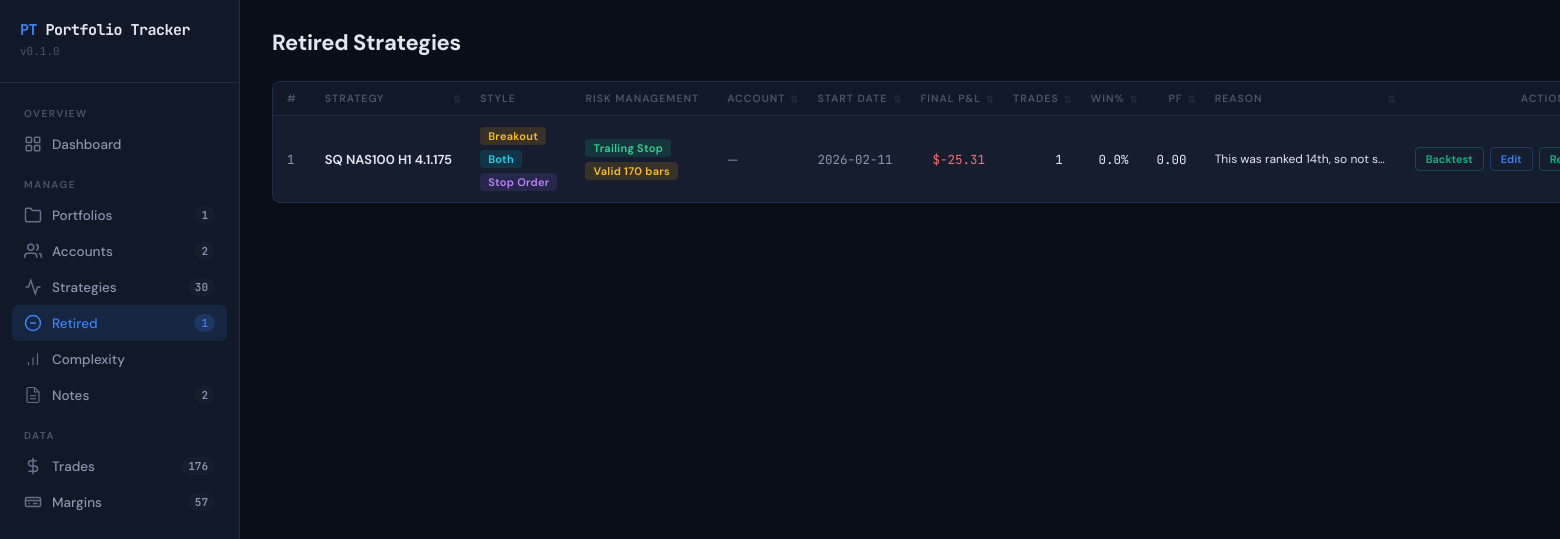
The app's page /retired with its own data.
### app.py (models this page shows)
class Strategy(db.Model):
    __tablename__ = 'Strategies'
    StrategyID = db.Column(db.Integer, primary_key=True, autoincrement=True)
    StrategyName = db.Column(db.Text, nullable=False)
    DisplayName = db.Column(db.Text)
    Symbol = db.Column(db.Text)
    Timeframe = db.Column(db.Text)
    Direction = db.Column(db.Text)
    Style = db.Column(db.Text)
    MagicNumber = db.Column(db.Integer)
    AccountID = db.Column(db.Integer, db.ForeignKey('Accounts.AccountID'))
    Status = db.Column(db.Text, default='Demo')
    StartDate = db.Column(db.Text)
    Complexity = db.Column(db.Integer)
    Market = db.Column(db.Text)
    Notes = db.Column(db.Text)
    LiveNetProfit = db.Column(db.Float, default=0)
    LiveTotalTrades = db.Column(db.Integer, default=0)
    LiveWinRate = db.Column(db.Float, default=0)
    LiveProfitFactor = db.Column(db.Float, default=0)
    LiveSharpe = db.Column(db.Float, default=0)
    LiveRetDD = db.Column(db.Float, default=0)
    LiveWLRatio = db.Column(db.Float, default=0)
    LiveRecovery = db.Column(db.Float, default=0)
    LiveLRCorrelation = db.Column(db.Float, default=0)
    LiveMaxDDDollars = db.Column(db.Float, default=0)
    LiveMaxDDPct = db.Column(db.Float, default=0)
    LiveExpectedPayoff = db.Column(db.Float, default=0)
    LiveAvgWin = db.Column(db.Float, default=0)
    LiveAvgLoss = db.Column(db.Float, default=0)
    LiveLongTrades = db.Column(db.Integer, default=0)
    LiveShortTrades = db.Column(db.Integer, default=0)
    LiveMaxConsecLosses = db.Column(db.Integer, default=0)
    LiveLastTradeDate = db.Column(db.Text)
    LiveDaysTrading = db.Column(db.Integer, default=0)
    LiveMetricsUpdatedAt = db.Column(db.Text)
    BacktestData = db.Column(db.Text)
    BacktestEquityChart = db.Column(db.Text)
    PseudoCode = db.Column(db.Text)
    BacktestImportedAt = db.Column(db.Text)
    RetiredReason = db.Column(db.Text)
    CreatedAt = db.Column(db.Text, default=lambda: datetime.now(timezone.utc).strftime('%Y-%m-%d %H:%M:%S'))
    UpdatedAt = db.Column(db.Text, default=lambda: datetime.now(timezone.utc).strftime('%Y-%m-%d %H:%M:%S'))
    trades = db.relationship('Trade', backref='strategy', lazy=True)

### app.py (the view)
@app.route('/retired')
def retired():
    sort_by = request.args.get('sort', 'UpdatedAt')
    sort_dir = request.args.get('dir', 'desc')
    if sort_dir not in ('asc', 'desc'):
        sort_dir = 'desc'
    sort_columns = {
        'Strategy': Strategy.StrategyName,
        'Account': Account.AccountName,
        'StartDate': Strategy.StartDate,
        'FinalPL': Strategy.LiveNetProfit,
        'Trades': Strategy.LiveTotalTrades,
        'WinPct': Strategy.LiveWinRate,
        'PF': Strategy.LiveProfitFactor,
        'Reason': Strategy.RetiredReason,
        'UpdatedAt': Strategy.UpdatedAt,
    }
    query = Strategy.query.filter_by(Status='Retired')
    sort_col = sort_columns.get(sort_by, Strategy.UpdatedAt)
    if sort_by == 'Account':
        query = query.outerjoin(Account)
    order = sort_col.asc() if sort_dir == 'asc' else sort_col.desc()
    query = query.order_by(order)
    strategies, pagination = paginate_query(query)
    all_accounts = Account.query.order_by(Account.AccountName).all()
    return render_template('retired.html',
        strategies=strategies,
        accounts=all_accounts,
        pagination=pagination,
        sort_by=sort_by,
        sort_dir=sort_dir,
    )

### app.py (called while the page is built)
@app.context_processor
def inject_sidebar_counts():
    try:
        return {
            'portfolio_count': Portfolio.query.count(),
            'account_count': Account.query.count(),
            'strategy_count': Strategy.query.filter_by(Status='Running').count(),
            'retired_count': Strategy.query.filter_by(Status='Retired').count(),
            'trade_count': Trade.query.count(),
            'margin_count': MarginData.query.count(),
            'note_count': Note.query.count(),
            'today': datetime.now(timezone.utc).strftime('%Y-%m-%d'),
        }
    except Exception:
        return {
            'portfolio_count': 0,
            'account_count': 0,
            'strategy_count': 0,
            'retired_count': 0,
            'trade_count': 0,
            'margin_count': 0,
            'note_count': 0,
        }

@app.template_filter('strategy_profile')
def strategy_profile_filter(backtest_data_json):
    if not backtest_data_json:
        return {}
    try:
        data = json.loads(backtest_data_json)
        return data.get('strategy_profile', {})
    except (json.JSONDecodeError, TypeError):
        return {}

def paginate_query(query, page=None):
    if page is None:
        page = request.args.get('page', 1, type=int)
    page = max(1, page)
    total = query.count()
    pages = max(1, (total + PER_PAGE - 1) // PER_PAGE)
    page = min(page, pages)
    items = query.offset((page - 1) * PER_PAGE).limit(PER_PAGE).all()
    pagination = {
        'page': page,
        'per_page': PER_PAGE,
        'total': total,
        'pages': pages,
        'has_prev': page > 1,
        'has_next': page < pages,
    }
    class PaginationObj:
        pass
    obj = PaginationObj()
    for k, v in pagination.items():
        setattr(obj, k, v)
    return items, obj

### templates/retired.html (shortened to what this page needs)
{% extends "base.html" %}
{% from "pagination.html" import render_pagination %}
{% set active_page = 'retired' %}
{% block content %}
<div class="page-header">
  <h2>Retired Strategies</h2>
</div>
{% if strategies %}
<div class="data-table-wrapper">
  <table class="data-table">
    <thead>
      <tr>
        {% set base = '?' %}
        <th>#</th>
        {% for col_name, col_key, align in [
          ('Strategy', 'Strategy', ''),
        ] %}
        {% set next_dir = 'asc' if (sort_by == col_key and sort_dir == 'desc') else 'desc' %}
        <th class="{{ align }} sortable {{ 'sort-asc' if sort_by == col_key and sort_dir == 'asc' else ('sort-desc' if sort_by == col_key and sort_dir == 'desc' else '') }}">
          <a href="{{ base }}sort={{ col_key }}&dir={{ next_dir }}" style="color: inherit; text-decoration: none; display: block;">{{ col_name }}</a>
        </th>
        {% endfor %}
        <th>Style</th>
        <th>Risk Management</th>
        {% for col_name, col_key, align in [
          ('Account', 'Account', ''),
          ('Start Date', 'StartDate', ''),
          ('Final P&L', 'FinalPL', 'right'),
          ('Trades', 'Trades', 'right'),
          ('Win%', 'WinPct', 'right'),
          ('PF', 'PF', 'right'),
          ('Reason', 'Reason', ''),
        ] %}
        {% set next_dir = 'asc' if (sort_by == col_key and sort_dir == 'desc') else 'desc' %}
        <th class="{{ align }} sortable {{ 'sort-asc' if sort_by == col_key and sort_dir == 'asc' else ('sort-desc' if sort_by == col_key and sort_dir == 'desc' else '') }}">
          <a href="{{ base }}sort={{ col_key }}&dir={{ next_dir }}" style="color: inherit; text-decoration: none; display: block;">{{ col_name }}</a>
        </th>
        {% endfor %}
        <th class="center">Actions</th>
      </tr>
    </thead>
    <tbody>
      {% for s in strategies %}
      <tr>
        <td class="mono muted">{{ loop.index }}</td>
        <td>
          <div class="strategy-name-cell">
            <span class="strategy-display-name">{{ s.DisplayName or s.StrategyName }}</span>
          </div>
        </td>
        <td>
          <div class="strategy-tags">
            {% if s.Style %}
              {% if 'trend' in s.Style|lower %}
                <span class="tag tag-trend">Trend</span>
              {% elif 'mean' in s.Style|lower or 'reversion' in s.Style|lower %}
                <span class="tag tag-mr">Mean Rev</span>
              {% elif 'breakout' in s.Style|lower %}
                <span class="tag tag-breakout">Breakout</span>
              {% elif 'momentum' in s.Style|lower %}
                <span class="tag tag-momentum">Momentum</span>
              {% else %}
                <span class="tag tag-trend">{{ s.Style }}</span>
              {% endif %}
            {% endif %}
            {% if s.Direction %}
              {% if 'long' in s.Direction|lower and 'short' not in s.Direction|lower %}
                <span class="tag tag-long">Long</span>
              {% elif 'short' in s.Direction|lower and 'long' not in s.Direction|lower %}
                <span class="tag tag-short">Short</span>
              {% else %}
                <span class="tag tag-both">Both</span>
              {% endif %}
            {% endif %}
            {% set profile = s.BacktestData|strategy_profile %}
            {% if profile.get('entry_type') %}
              <span class="tag tag-entry">{{ profile.entry_type }} Order</span>
            {% endif %}
          </div>
        </td>
        <td>
          <div class="strategy-tags">
            {% set profile = s.BacktestData|strategy_profile %}
            {% if profile.get('trailing_stop') %}
              <span class="tag tag-risk-ts">Trailing Stop</span>
            {% endif %}
            {% if profile.get('order_valid_bars') %}
              <span class="tag tag-risk-ov">Valid {{ profile.order_valid_bars }} bars</span>
            {% endif %}
          </div>
        </td>
        <td class="muted">{{ s.account.AccountName if s.account else '—' }}</td>
        <td class="mono muted">{{ s.StartDate or '—' }}</td>
        <td class="right mono {{ 'green' if (s.LiveNetProfit or 0) >= 0 else 'red' }}">
          ${{ '{:,.2f}'.format(s.LiveNetProfit or 0) }}
        </td>
        <td class="right mono">{{ s.LiveTotalTrades or 0 }}</td>
        <td class="right mono">{{ '{:.1f}'.format(s.LiveWinRate or 0) }}%</td>
        <td class="right mono">{{ '{:.2f}'.format(s.LiveProfitFactor or 0) }}</td>
        <td class="retired-reason">{{ s.RetiredReason or '' }}</td>
        <td class="center">
          <div class="action-btns">
            {% if s.BacktestData %}
            <button class="action-btn green" onclick="openBacktest({{ s.StrategyID }}, '{{ s.StrategyName }}')">Backtest</button>
            {% endif %}
            <button class="action-btn blue" onclick="openEditRetired({{ s.StrategyID }}, '{{ s.StrategyName }}', `{{ s.RetiredReason|default('', true)|e }}`)">Edit</button>
            <button class="action-btn green" onclick="confirmReactivate('reactivate-{{ s.StrategyID }}', '{{ s.StrategyName }}')">Reactivate</button>
          </div>
        </td>
      </tr>
      {% endfor %}
    </tbody>
  </table>
</div>
{% else %}
    <div class="hint">Strategies you retire will appear here</div>
  </div>
</div>
{% endif %}
{% endblock %}

### static/css/style.css (style rules this page uses)
:root { --bg-primary: #0a0e17; --bg-secondary: #111827; --bg-card: #151d2e; --bg-card-hover: #1a2440; --bg-input: #0d1220; --border: #1e2d4a; --border-focus: #3b82f6; --text-primary: #e2e8f0; --text-secondary: #8896b0; --text-muted: #4a5568; --accent-blue: #3b82f6; --accent-green: #10b981; --accent-red: #ef4444; --accent-amber: #f59e0b; --accent-purple: #8b5cf6; --accent-cyan: #06b6d4; --profit-green: #34d399; --loss-red: #f87171; --tag-trend-bg: rgba(59,130,246,0.15); --tag-trend-text: #60a5fa; --tag-mr-bg: rgba(168,85,247,0.15); --tag-mr-text: #c084fc; --tag-breakout-bg: rgba(245,158,11,0.15); --tag-breakout-text: #fbbf24; --tag-long-bg: rgba(16,185,129,0.15); --tag-long-text: #34d399; --tag-short-bg: rgba(239,68,68,0.15); --tag-short-text: #f87171; --tag-both-bg: rgba(6,182,212,0.15); --tag-both-text: #22d3ee; }
* { margin: 0; padding: 0; box-sizing: border-box; }
body { font-family: 'DM Sans', sans-serif; background: var(--bg-primary); color: var(--text-primary); min-height: 100vh; }
.page-header { display: flex; align-items: center; justify-content: space-between; margin-bottom: 24px; }
.page-header h2 { font-size: 22px; font-weight: 700; letter-spacing: -0.3px; }
.data-table-wrapper { background: var(--bg-card); border: 1px solid var(--border); border-radius: 8px; overflow: hidden; }
.data-table { width: 100%; border-collapse: collapse; font-size: 13px; }
.data-table thead th { background: var(--bg-secondary); padding: 10px 14px; text-align: left; font-size: 10.5px; font-weight: 600; text-transform: uppercase; letter-spacing: 1px; color: var(--text-muted); border-bottom: 1px solid var(--border); white-space: nowrap; }
.data-table thead th.right { text-align: right; }
.data-table thead th.center { text-align: center; }
.data-table tbody tr { border-bottom: 1px solid rgba(30, 45, 74, 0.5); transition: background 0.1s; }
.data-table tbody tr:last-child { border-bottom: none; }
.data-table tbody td { padding: 11px 14px; color: var(--text-primary); white-space: nowrap; }
.data-table tbody td.right { text-align: right; }
.data-table tbody td.center { text-align: center; }
.data-table tbody td.mono { font-family: 'JetBrains Mono', monospace; font-size: 12.5px; }
.data-table tbody td.red { color: var(--loss-red); }
.data-table tbody td.muted { color: var(--text-secondary); }
.tag { display: inline-block; padding: 2px 8px; border-radius: 4px; font-size: 11px; font-weight: 600; letter-spacing: 0.3px; }
.tag-breakout { background: var(--tag-breakout-bg); color: var(--tag-breakout-text); }
.tag-both { background: var(--tag-both-bg); color: var(--tag-both-text); }
.tag-entry { background: rgba(139,92,246,0.15); color: #c084fc; }
.tag-risk-ts { background: rgba(16,185,129,0.15); color: #34d399; }
.tag-risk-ov { background: rgba(245,158,11,0.15); color: #fbbf24; }
.strategy-name-cell { display: flex; flex-direction: column; gap: 4px; }
.strategy-display-name { font-weight: 600; color: var(--text-primary); }
.strategy-tags { display: flex; gap: 5px; flex-wrap: wrap; }
.action-btns { display: flex; gap: 6px; }
.action-btn { padding: 4px 10px; border-radius: 4px; font-size: 11px; font-weight: 600; border: 1px solid var(--border); background: transparent; color: var(--text-secondary); cursor: pointer; font-family: 'DM Sans', sans-serif; transition: all 0.15s; }
.action-btn.green { color: var(--accent-green); border-color: rgba(16,185,129,0.3); }
.action-btn.blue { color: var(--accent-blue); border-color: rgba(59,130,246,0.3); }
.retired-reason { font-size: 12px; color: var(--text-secondary); max-width: 200px; white-space: nowrap; overflow: hidden; text-overflow: ellipsis; }
th.sortable { cursor: pointer; user-select: none; position: relative; padding-right: 18px !important; }
th.sortable::after { content: '⇅'; position: absolute; right: 4px; top: 50%; transform: translateY(-50%); font-size: 10px; opacity: 0.3; }

### records on screen
Strategy: DisplayName+StrategyName "SQ NAS100 H1 4.1.175", Style "Breakout", Direction "Both", entry_type "Stop", order_valid_bars "170", account "—", StartDate "2026-02-11", LiveNetProfit "-25.31", LiveTotalTrades "1", LiveWinRate "0.0", LiveProfitFactor "0.00", RetiredReason "This was ranked 14th, so not s…"

### other values on screen
{{ portfolio_count }} "1"
{{ account_count }} "2"
{{ strategy_count }} "30"
{{ retired_count }} "1"
{{ note_count }} "2"
{{ trade_count }} "176"
{{ margin_count }} "57"
{{ col_name }} "STRATEGY"
{{ col_name }} "ACCOUNT" "START DATE" "FINAL P&L" "TRADES" "WIN%" "PF" "REASON"
